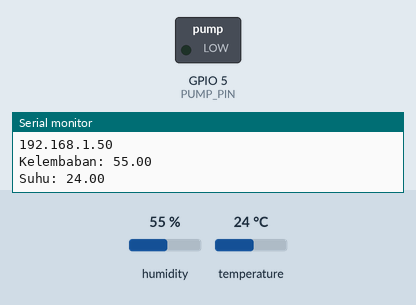
The program below on a simulated ESP32. Parts: switched loads named in the program (green lamp = pin HIGH), the last lines printed to the serial monitor. The inputs (shaded band) are chosen by the test bench; at power-on: temperature 24 °C, humidity 55 %. WiFi joins after 1.5 s; servers stay silent unless stated.

Above: at 3.0 s.
3.1 s: temperature set to 31 °C
8.2 s: temperature set to 34 °C
At 11.2 s:
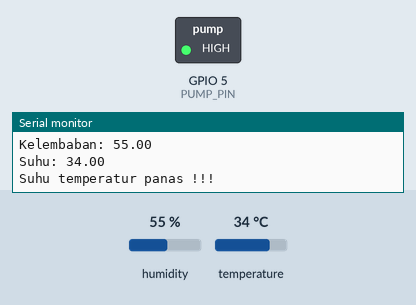
13.3 s: temperature set to 12 °C
At 15.4 s:
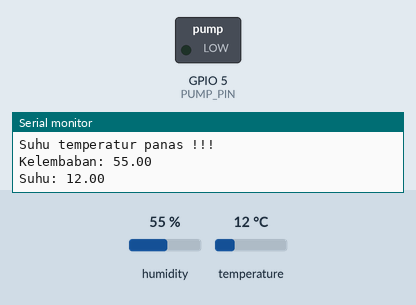
18.4 s: temperature set to 33 °C
At 19.6 s:
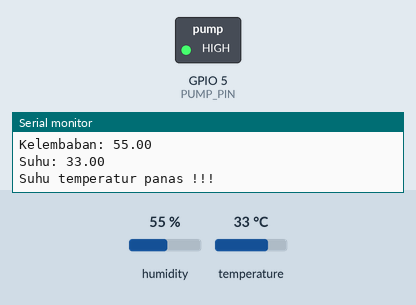
Timing chart, 0 to 21.4 s (numbered marks = the images above; inputs shaded):
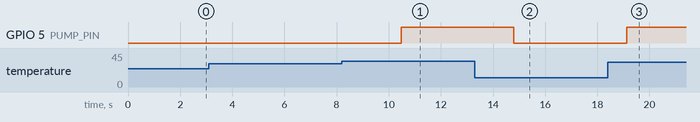

The program:

main.cpp
```cpp
// Definisikan Blynk Template ID dan Template Name
#define BLYNK_TEMPLATE_ID "TMPL6BjMDJmAW"
#define BLYNK_TEMPLATE_NAME "SmartGreenHouse"
#define BLYNK_AUTH_TOKEN "AoCzH9dhGzwEjlcy8Ta93NJvuK_w0SmA"

// Definisikan Blynk Print
#define BLYNK_PRINT Serial

#include <WiFi.h>
#include <WiFiClient.h>
#include <BlynkSimpleEsp32.h>
#include <Adafruit_Sensor.h>
#include "DHT.h"
#include "ThingSpeak.h"

// Definisikan koneksi WiFi
char auth[] = BLYNK_AUTH_TOKEN;
char ssid[] = "Kurta";
char pass[] = "bimo1456";

// deklarasikan data yang dibutuhkan Thingspeak
WiFiClient client;
unsigned long myChannelNumber = 2561454;
const char *myWriteAPIKey = "FUH6QVZOQOCR8M7Q";

DHT dht(2, DHT11);

const int MAX_TEMPERATURE = 32; // Ambang batas suhu untuk menyalakan pompa air
const int PUMP_PIN = 5;         // Pin tempat pompa air dihubungkan

void connectToWiFi();
// void initBlynk();
void bacaDHTdanKontrolPompa();
void kontrolPompa(float suhu);
void sendBlynk();
void sendThingspeak();

void setup()
{
  Serial.begin(9600);
  pinMode(PUMP_PIN, OUTPUT);
  connectToWiFi();
  // initBlynk();
}

void loop()
{
  bacaDHTdanKontrolPompa();
  sendBlynk();      // Mengirim data ke Blynk // Agar Blynk dapat terus berjalan
  sendThingspeak(); // Mengirim data ke ThingSpeak
  delay(2000);      // Jeda 2 detik sebelum membaca lagi
}

void connectToWiFi()
{
  Serial.print("Connecting to ");
  Serial.println(ssid);
  WiFi.begin(ssid, pass);
  while (WiFi.status() != WL_CONNECTED)
  {
    delay(500);
    Serial.print(".");
  }
  Serial.println("");
  Serial.println("WiFi connected.");
  Serial.println("IP address: ");
  Serial.println(WiFi.localIP());

  Blynk.begin(auth, ssid, pass);

  // mengubah mode wifi
  WiFi.mode(WIFI_STA);
  // Installasi ThingSpeak
  ThingSpeak.begin(client);
}

void bacaDHTdanKontrolPompa()
{
  float kelembaban = dht.readHumidity();
  float suhu = dht.readTemperature();

  if (isnan(kelembaban) || isnan(suhu))
  {
    Serial.println(F("Gagal Baca Data DHT sensor!"));
  }

  Serial.print("Kelembaban: ");
  Serial.println(kelembaban);
  Serial.print("Suhu: ");
  Serial.println(suhu);

  kontrolPompa(suhu);
}

void kontrolPompa(float suhu)
{
  if (suhu > MAX_TEMPERATURE)
  {
    Serial.println("Suhu temperatur panas !!!");
    digitalWrite(PUMP_PIN, HIGH); // Nyalakan pompa air
  }
  else
  {
    digitalWrite(PUMP_PIN, LOW); // Matikan pompa air
  }
}

void sendBlynk()
{
  Blynk.run();
  float suhu = dht.readTemperature();    // Baca suhu dalam Celcius
  float kelembaban = dht.readHumidity(); // Baca kelembaban

  // Kirim suhu dan kelembaban ke Blynk
  Blynk.virtualWrite(V0, suhu);       // Kirim suhu ke Virtual Pin V0
  Blynk.virtualWrite(V1, kelembaban); // Kirim kelembaban ke Virtual Pin V1

  delay(1000); // Jeda 1 detik sebelum mengirim data lagi
}

// fungsi untuk mengirim data ke Thingspeak
void sendThingspeak()
{
  float suhu = dht.readTemperature();    // Baca suhu dalam Celcius
  float kelembaban = dht.readHumidity(); // Baca kelembaban

  ThingSpeak.setField(1, suhu);
  ThingSpeak.setField(2, kelembaban);
  int Data = ThingSpeak.writeFields(myChannelNumber, myWriteAPIKey);
  delay(1000);
}
```

Measured:
- the behaviour switches between 32 and 33 °C on temperature (found by bisection; images 0 and 1)
- after the input at 8.2 s, GPIO 5 (PUMP_PIN): LOW → HIGH after 2.3 s
- after the input at 13.3 s, GPIO 5 (PUMP_PIN): HIGH → LOW after 1.5 s
- after the input at 18.4 s, GPIO 5 (PUMP_PIN): LOW → HIGH after 0.73 s
